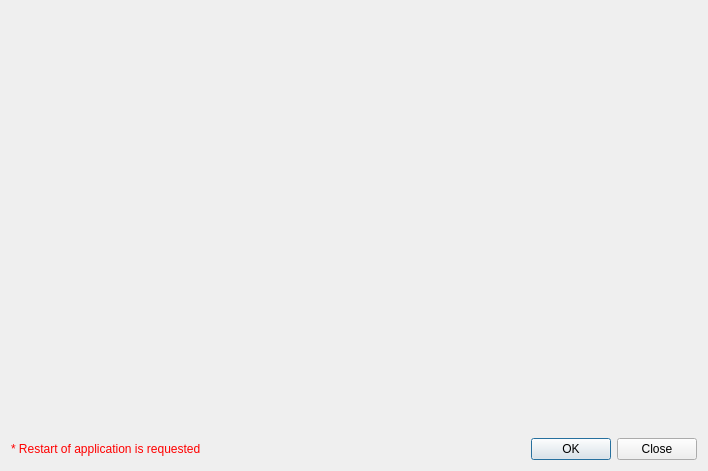
<?xml version="1.0" encoding="UTF-8"?>
<ui version="4.0">
 <class>qSlicerExtensionsManagerDialog</class>
 <widget class="QDialog" name="qSlicerExtensionsManagerDialog">
  <property name="geometry">
   <rect>
    <x>0</x>
    <y>0</y>
    <width>708</width>
    <height>471</height>
   </rect>
  </property>
  <property name="windowTitle">
   <string>Extensions Manager</string>
  </property>
  <property name="windowIcon">
   <iconset resource="../qSlicerBaseQTGUI.qrc">
    <normaloff>:/Icons/ExtensionDefaultIcon.png</normaloff>:/Icons/ExtensionDefaultIcon.png</iconset>
  </property>
  <layout class="QVBoxLayout" name="verticalLayout">
   <item>
    <widget class="qSlicerExtensionsManagerWidget" name="ExtensionsManagerWidget" native="true">
     <property name="sizePolicy">
      <sizepolicy hsizetype="Preferred" vsizetype="MinimumExpanding">
       <horstretch>0</horstretch>
       <verstretch>0</verstretch>
      </sizepolicy>
     </property>
    </widget>
   </item>
   <item>
    <layout class="QHBoxLayout" name="horizontalLayout">
     <item>
      <widget class="QLabel" name="RestartRequestedLabel">
       <property name="text">
        <string>&lt;font color=&quot;red&quot;&gt;* Restart of application is requested&lt;/font&gt;</string>
       </property>
      </widget>
     </item>
     <item>
      <spacer name="horizontalSpacer">
       <property name="orientation">
        <enum>Qt::Horizontal</enum>
       </property>
       <property name="sizeHint" stdset="0">
        <size>
         <width>40</width>
         <height>20</height>
        </size>
       </property>
      </spacer>
     </item>
     <item>
      <widget class="QDialogButtonBox" name="ButtonBox">
       <property name="orientation">
        <enum>Qt::Horizontal</enum>
       </property>
       <property name="standardButtons">
        <set>QDialogButtonBox::Close|QDialogButtonBox::Ok</set>
       </property>
      </widget>
     </item>
    </layout>
   </item>
  </layout>
 </widget>
 <customwidgets>
  <customwidget>
   <class>qSlicerExtensionsManagerWidget</class>
   <extends>QWidget</extends>
   <header>qSlicerExtensionsManagerWidget.h</header>
   <container>1</container>
  </customwidget>
 </customwidgets>
 <resources>
  <include location="../qSlicerBaseQTGUI.qrc"/>
 </resources>
 <connections>
  <connection>
   <sender>ButtonBox</sender>
   <signal>accepted()</signal>
   <receiver>qSlicerExtensionsManagerDialog</receiver>
   <slot>accept()</slot>
   <hints>
    <hint type="sourcelabel">
     <x>248</x>
     <y>254</y>
    </hint>
    <hint type="destinationlabel">
     <x>157</x>
     <y>274</y>
    </hint>
   </hints>
  </connection>
  <connection>
   <sender>ButtonBox</sender>
   <signal>rejected()</signal>
   <receiver>qSlicerExtensionsManagerDialog</receiver>
   <slot>reject()</slot>
   <hints>
    <hint type="sourcelabel">
     <x>316</x>
     <y>260</y>
    </hint>
    <hint type="destinationlabel">
     <x>286</x>
     <y>274</y>
    </hint>
   </hints>
  </connection>
 </connections>
</ui>
